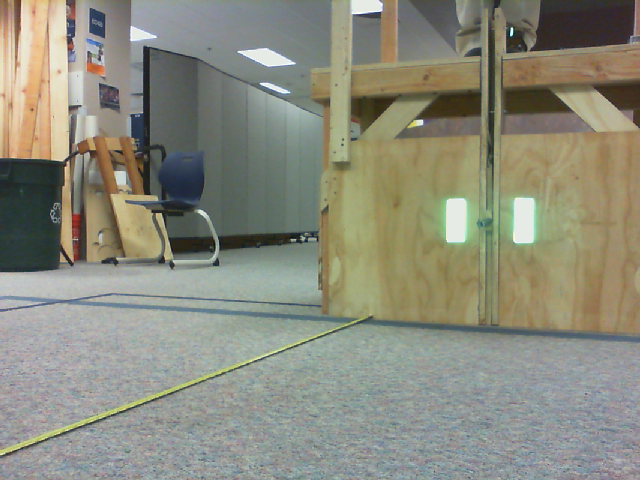
#> input picture gear-vision-test/frame_01.png, 640 x 480 px
$ python -i grip.py   (imports and definitions only)   (older library calls are emulated)
#> lines starting #> are read from the running program, lines starting #| are printed output that depends on the picture; after the words box and inside, x2 and y2 are one past the last pixel; in counts of white or black regions, pixels touching at a corner belong together
import cv2
import numpy
import math
from enum import Enum

class GearPipeline:
    """
    An OpenCV pipeline generated by GRIP.
    """

    def __init__(self):
        """initializes all values to presets or None if need to be set
        """

        self.__rgb_threshold_red = [0.0, 255.0]
        self.__rgb_threshold_green = [227.02338129496403, 255.0]
        self.__rgb_threshold_blue = [0.0, 255.0]

        self.rgb_threshold_output = None

        self.__find_contours_input = self.rgb_threshold_output
        self.__find_contours_external_only = False

        self.find_contours_output = None

        self.__filter_contours_contours = self.find_contours_output
        self.__filter_contours_min_area = 400.0
        self.__filter_contours_min_perimeter = 0.0
        self.__filter_contours_min_width = 0
        self.__filter_contours_max_width = 1000
        self.__filter_contours_min_height = 0
        self.__filter_contours_max_height = 1000
        self.__filter_contours_solidity = [82.73381294964028, 100]
        self.__filter_contours_max_vertices = 1000000
        self.__filter_contours_min_vertices = 0
        self.__filter_contours_min_ratio = 0
        self.__filter_contours_max_ratio = 1000.0

        self.filter_contours_output = None


    def process(self, source0):
        """
        Runs the pipeline and sets all outputs to new values.
        """
        # Step RGB_Threshold0:
        self.__rgb_threshold_input = source0
        (self.rgb_threshold_output) = self.__rgb_threshold(self.__rgb_threshold_input, self.__rgb_threshold_red, self.__rgb_threshold_green, self.__rgb_threshold_blue)

        # Step Find_Contours0:
        self.__find_contours_input = self.rgb_threshold_output
        (self.find_contours_output) = self.__find_contours(self.__find_contours_input, self.__find_contours_external_only)

        # Step Filter_Contours0:
        self.__filter_contours_contours = self.find_contours_output
        (self.filter_contours_output) = self.__filter_contours(self.__filter_contours_contours, self.__filter_contours_min_area, self.__filter_contours_min_perimeter, self.__filter_contours_min_width, self.__filter_contours_max_width, self.__filter_contours_min_height, self.__filter_contours_max_height, self.__filter_contours_solidity, self.__filter_contours_max_vertices, self.__filter_contours_min_vertices, self.__filter_contours_min_ratio, self.__filter_contours_max_ratio)


    @staticmethod
    def __rgb_threshold(input, red, green, blue):
        """Segment an image based on color ranges.
        Args:
            input: A BGR numpy.ndarray.
            red: A list of two numbers the are the min and max red.
            green: A list of two numbers the are the min and max green.
            blue: A list of two numbers the are the min and max blue.
        Returns:
            A black and white numpy.ndarray.
        """
        out = cv2.cvtColor(input, cv2.COLOR_BGR2RGB)
        return cv2.inRange(out, (red[0], green[0], blue[0]),  (red[1], green[1], blue[1]))

    @staticmethod
    def __find_contours(input, external_only):
        """Sets the values of pixels in a binary image to their distance to the nearest black pixel.
        Args:
            input: A numpy.ndarray.
            external_only: A boolean. If true only external contours are found.
        Return:
            A list of numpy.ndarray where each one represents a contour.
        """
        if(external_only):
            mode = cv2.RETR_EXTERNAL
        else:
            mode = cv2.RETR_LIST
        method = cv2.CHAIN_APPROX_SIMPLE
        im2, contours, hierarchy =cv2.findContours(input, mode=mode, method=method)
        return contours

    @staticmethod
    def __filter_contours(input_contours, min_area, min_perimeter, min_width, max_width,
                        min_height, max_height, solidity, max_vertex_count, min_vertex_count,
                        min_ratio, max_ratio):
        """Filters out contours that do not meet certain criteria.
        Args:
            input_contours: Contours as a list of numpy.ndarray.
            min_area: The minimum area of a contour that will be kept.
            min_perimeter: The minimum perimeter of a contour that will be kept.
            min_width: Minimum width of a contour.
            max_width: MaxWidth maximum width.
            min_height: Minimum height.
            max_height: Maximimum height.
            solidity: The minimum and maximum solidity of a contour.
            min_vertex_count: Minimum vertex Count of the contours.
            max_vertex_count: Maximum vertex Count.
            min_ratio: Minimum ratio of width to height.
            max_ratio: Maximum ratio of width to height.
        Returns:
            Contours as a list of numpy.ndarray.
        """
        output = []
        for contour in input_contours:
            x,y,w,h = cv2.boundingRect(contour)
            if (w < min_width or w > max_width):
                continue
            if (h < min_height or h > max_height):
                continue
            area = cv2.contourArea(contour)
            if (area < min_area):
                continue
            if (cv2.arcLength(contour, True) < min_perimeter):
                continue
            hull = cv2.convexHull(contour)
            solid = 100 * area / cv2.contourArea(hull)
            if (solid < solidity[0] or solid > solidity[1]):
                continue
            if (len(contour) < min_vertex_count or len(contour) > max_vertex_count):
                continue
            ratio = (float)(w) / h
            if (ratio < min_ratio or ratio > max_ratio):
                continue
            output.append(contour)
        return output

>>> import cv2
>>> picture = cv2.imread('frame_01.png')
#> picture is the input picture: shape (480, 640, 3); mean B, G, R 124.9, 139.4, 139
>>> result = GearPipeline().process(picture)
#> in __rgb_threshold, `return cv2.inRange(out, (red[0], green[0], blue[0]),  (red[1], green[1..`:
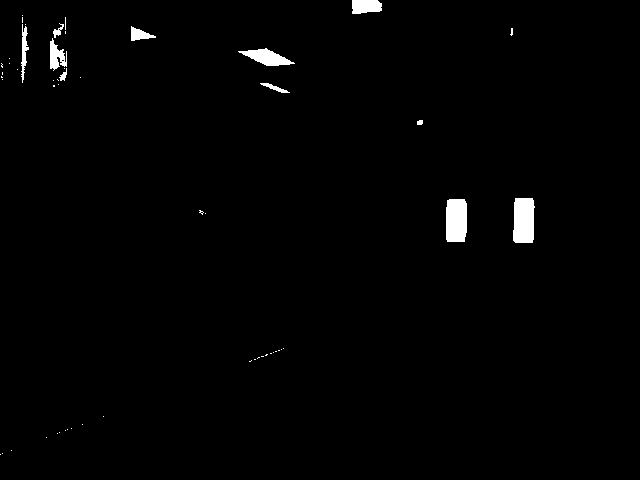
#> returned value: shape (480, 640); 1.2% white; 54 white regions (43 under 20 px), largest, box (x1, y1, x2, y2) and area: (513, 198, 535, 243) 903, (446, 199, 467, 242) 871, (238, 48, 295, 66) 522

$ run again, on gear-vision-test/frame_02.png
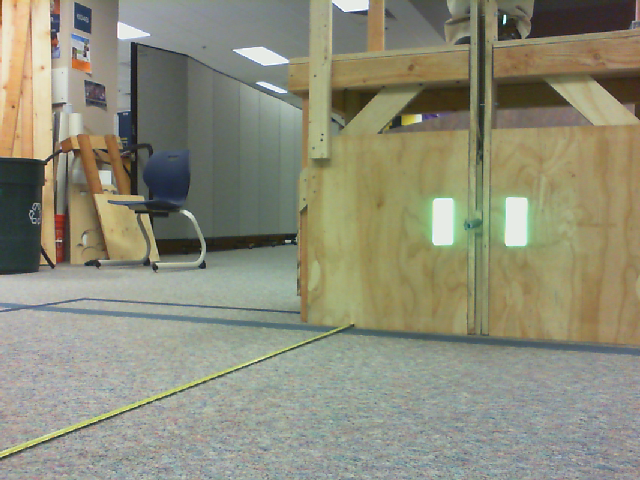
#> input picture gear-vision-test/frame_02.png, 640 x 480 px
#> picture is the input picture: shape (480, 640, 3); mean B, G, R 121.1, 140.9, 141.1
#> in __rgb_threshold, `return cv2.inRange(out, (red[0], green[0], blue[0]),  (red[1], green[1..`:
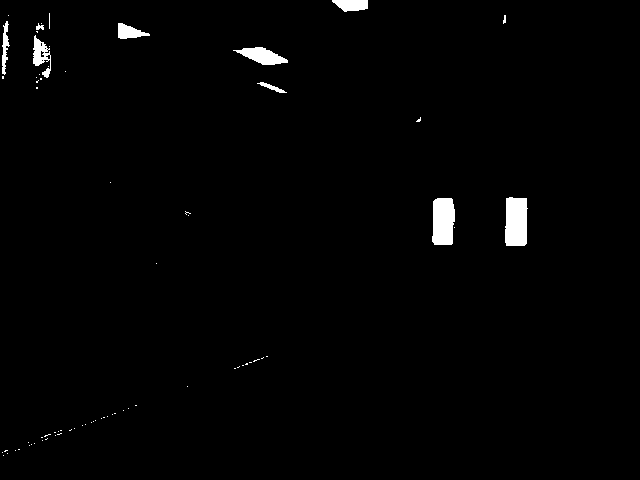
#> returned value: shape (480, 640); 1.3% white; 72 white regions (62 under 20 px), largest, box (x1, y1, x2, y2) and area: (505, 197, 528, 246) 1026, (432, 198, 455, 245) 968, (233, 47, 288, 65) 541

$ run again, on gear-vision-test/frame_04.png
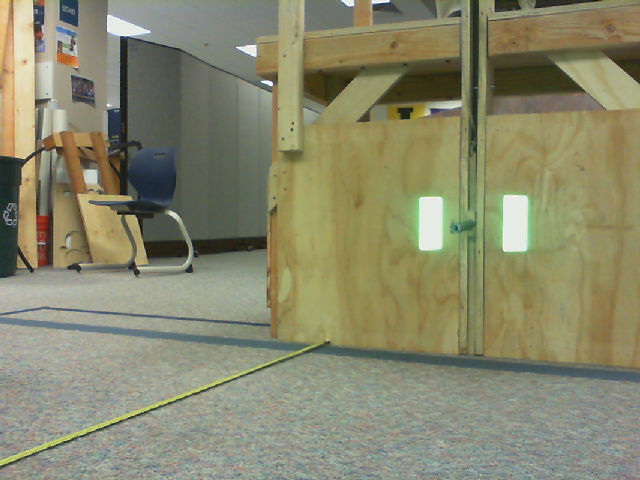
#> input picture gear-vision-test/frame_04.png, 640 x 480 px
#> picture is the input picture: shape (480, 640, 3); mean B, G, R 108.6, 135.9, 136.2
#> in __rgb_threshold, `return cv2.inRange(out, (red[0], green[0], blue[0]),  (red[1], green[1..`:
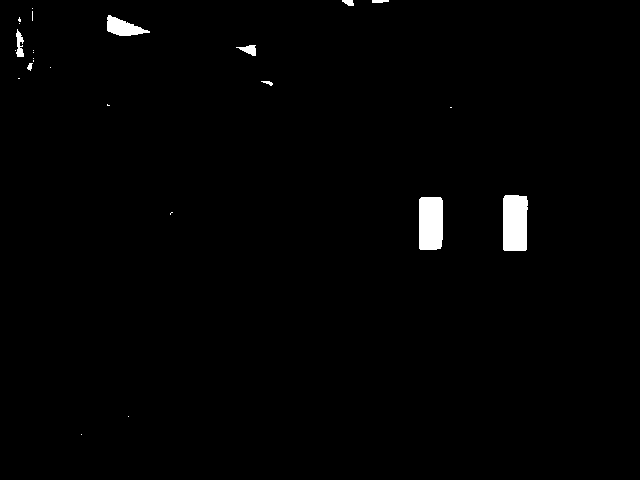
#> returned value: shape (480, 640); 1.2% white; 25 white regions (16 under 20 px), largest, box (x1, y1, x2, y2) and area: (503, 195, 528, 251) 1339, (419, 197, 443, 250) 1247, (107, 15, 150, 36) 494
